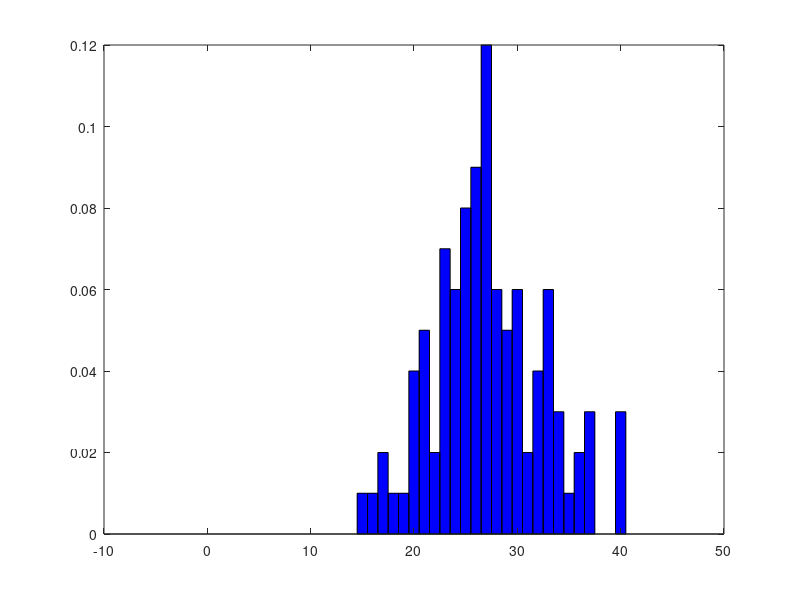

Reproduce this figure in MATLAB. (Note: this script raises an error after producing the figure.)
clear;

p=[2
0
0
7
2
2
0
3
6
6
0
5
2
2
2
2
3
2
2
4
2
2
3
3
5
2
1
3
3
2
2
2
2
5
0
1
1
3
3
4
3
4
2
1
3
2
4
4
4
2
3
0
1
3
4
2
0
0
3
2
3
2
4
2
2
1
3
2
4
1
4
1
2
3
2
4
2
0
5
4
4
5
4
2
2
1
2
1
2
1
3
5
1
3
3
2
5
3
2
3
];

g=[
    27
28
27
36
17
15
31
26
36
27
20
27
29
24
20
40
28
37
27
24
25
26
30
19
32
25
23
23
33
24
27
33
26
25
29
23
25
23
20
26
40
30
17
25
24
16
30
28
22
29
30
34
40
27
33
26
21
26
37
30
34
33
27
27
32
23
18
25
21
29
33
23
23
21
27
31
25
25
27
35
28
33
20
26
21
24
28
22
34
32
24
27
37
30
26
29
21
32
26
28
];


clc
p=g';
i=1:max(p)+1;
for q=i;
    stp(q)=0;
end;
l=length(p);
%plot(i-1,stp);

for a=p;
    %q=stp(a+1);
    stp(a+1)=stp(a+1)+1;
    %disp([a,666,q,stp(a+1)]);
end;
stp=stp./length(p);
%hist(p,(1:max(p))-0.5);

sr=0;
for q=1:l
    sr=sr+p(q);
end;
sr=sr/l


bar([i-1,max(i)],[stp,0],1,'b');%,'.-');

D=0;
for q=1:l
    D=D+(p(q)-sr).^2;
end;
D=D/l;
c=D^0.5
%
hold on;
%i-1
x=[i-1,max(i):round(max(i)*1.2)];
%sr.^x
%fact(x)
%1./fact(x)
%exp(-sr)
puass=((sr.^x)./fact(x)).*exp(-sr);
bar(x,puass,0.5,'r');%,'r.-');
%
n=0:0.01:round(max(i)*1.2);
gauss=1/(2*pi*D)^0.5.*exp(-(n-sr).^2./2./D);
plot(n,gauss,'.r')

%bar([i-1,max(i)],[stp,0],1,'b');%,'.-');







